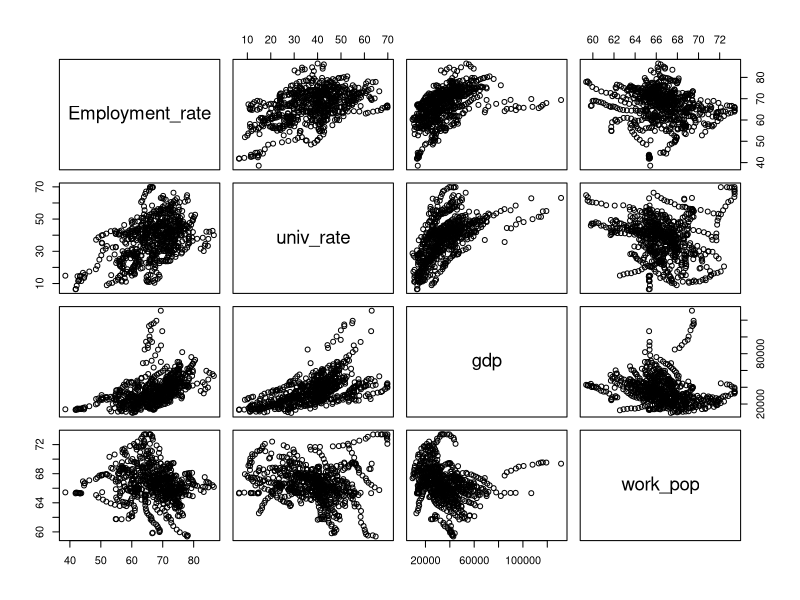

The R source for this figure:
employment = read.csv("./Employment_rate.csv", 
                      header = TRUE,
                      quote = "\"")
table(employment$Flag.Codes)
library(dplyr)
employment <- employment %>%
  filter(Flag.Codes=="" & SUBJECT=="TOT" & nchar(TIME)==4 & MEASURE=="PC_WKGPOP" & !is.na(Value)) %>%
  select(LOCATION, TIME, Value)

employment$TIME = as.integer(employment$TIME)
names(employment)[names(employment)=="Value"] <- "Employment_rate"

##################

#대학 진학률
univ <- read.csv("./college_entrance_rate.csv", header=TRUE)
univ <- univ %>%
  filter(SUBJECT=="25_34" & !is.na(Value)) %>%
  select(LOCATION, TIME, Value) 
names(univ)[names(univ)=="Value"] = "univ_rate"

##################

#GDP
gdp <- read.csv("./OECD_GDP.csv", header=TRUE, quote="\"")
gdp <- gdp %>%
  filter(MEASURE=="USD_CAP" & !is.na(Value) & Flag.Codes=="") %>%
  select(LOCATION, TIME, Value)
names(gdp)[names(gdp)=="Value"] = "gdp"

###################

#노동 가능 인구
work_pop <- read.csv("./OECD_working age pop.csv", header=TRUE, quote="\"")
work_pop <- work_pop %>%
  filter(!is.na(Value)) %>%
  select(LOCATION, TIME, Value)
names(work_pop)[names(work_pop)=="Value"] = "work_pop"

##################
# 병합
df1 <- employment %>%
  merge(univ, by=c("LOCATION", "TIME")) %>%
  merge(gdp, by=c("LOCATION", "TIME")) %>%
  merge(work_pop, by=c("LOCATION", "TIME"))

plot(df1 %>%select(-LOCATION, -TIME))
View(df1)
  
df <- df1 %>% 
  select(-LOCATION, -TIME, -work_pop)

save(df, file="./df.rda")
